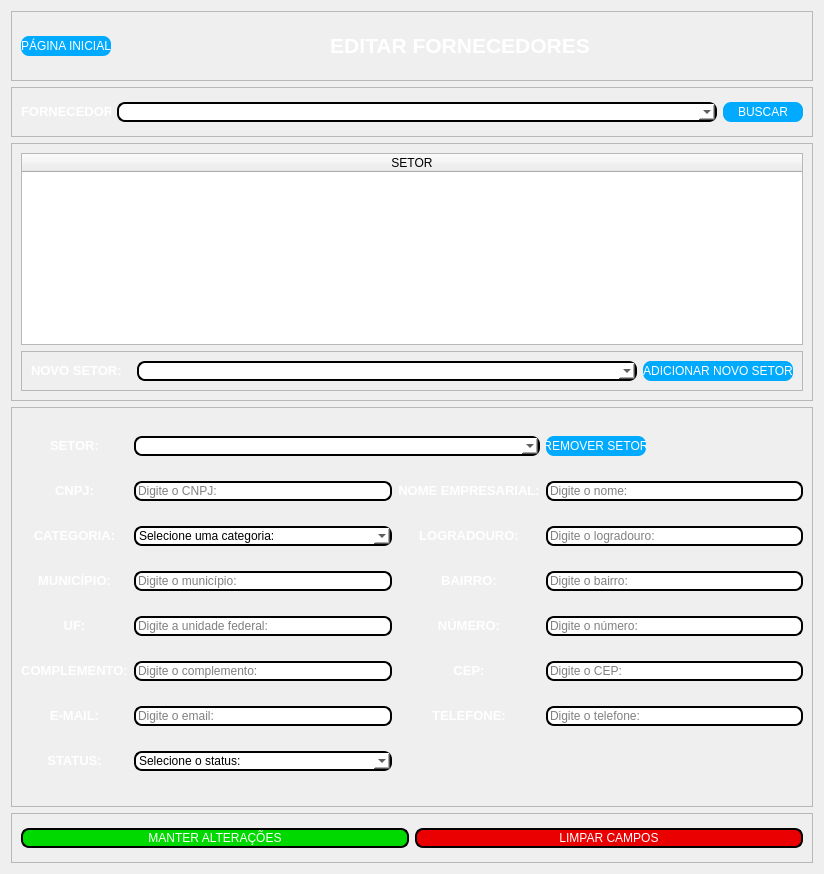
         <widget class="QWidget" name="page_2">
          <layout class="QVBoxLayout" name="verticalLayout_11">
           <item>
            <widget class="QFrame" name="frame_3">
             <property name="styleSheet">
              <string notr="true"/>
             </property>
             <property name="frameShape">
              <enum>QFrame::StyledPanel</enum>
             </property>
             <property name="frameShadow">
              <enum>QFrame::Raised</enum>
             </property>
             <layout class="QHBoxLayout" name="horizontalLayout_5">
              <item>
               <widget class="QPushButton" name="btn_edit_forn_pg_inicial">
                <property name="minimumSize">
                 <size>
                  <width>0</width>
                  <height>20</height>
                 </size>
                </property>
                <property name="maximumSize">
                 <size>
                  <width>90</width>
                  <height>16777215</height>
                 </size>
                </property>
                <property name="styleSheet">
                 <string notr="true">background-color: rgb(0, 170, 255);
color: rgb(255, 255, 255);
border-radius: 8px;
border: 0px;</string>
                </property>
                <property name="text">
                 <string>PÁGINA INICIAL</string>
                </property>
               </widget>
              </item>
              <item>
               <widget class="QLabel" name="lbl_edit_forn_titulo">
                <property name="minimumSize">
                 <size>
                  <width>0</width>
                  <height>50</height>
                 </size>
                </property>
                <property name="maximumSize">
                 <size>
                  <width>16777215</width>
                  <height>16777215</height>
                 </size>
                </property>
                <property name="styleSheet">
                 <string notr="true">border: 0px</string>
                </property>
                <property name="text">
                 <string>&lt;html&gt;&lt;head/&gt;&lt;body&gt;&lt;p align=&quot;center&quot;&gt;&lt;span style=&quot; font-size:16pt; font-weight:600; color:#ffffff;&quot;&gt;EDITAR FORNECEDORES&lt;/span&gt;&lt;/p&gt;&lt;/body&gt;&lt;/html&gt;</string>
                </property>
               </widget>
              </item>
             </layout>
            </widget>
           </item>
           <item>
            <widget class="QFrame" name="frame_edit_forn_forn">
             <property name="minimumSize">
              <size>
               <width>0</width>
               <height>50</height>
              </size>
             </property>
             <property name="styleSheet">
              <string notr="true"/>
             </property>
             <property name="frameShape">
              <enum>QFrame::StyledPanel</enum>
             </property>
             <property name="frameShadow">
              <enum>QFrame::Raised</enum>
             </property>
             <layout class="QHBoxLayout" name="horizontalLayout_13">
              <item>
               <widget class="QLabel" name="lbl_edit_forn_forn">
                <property name="minimumSize">
                 <size>
                  <width>90</width>
                  <height>0</height>
                 </size>
                </property>
                <property name="maximumSize">
                 <size>
                  <width>90</width>
                  <height>16777215</height>
                 </size>
                </property>
                <property name="styleSheet">
                 <string notr="true">border: 0px</string>
                </property>
                <property name="text">
                 <string>&lt;html&gt;&lt;head/&gt;&lt;body&gt;&lt;p&gt;&lt;span style=&quot; font-size:10pt; font-weight:600; color:#ffffff;&quot;&gt;FORNECEDOR:&lt;/span&gt;&lt;/p&gt;&lt;/body&gt;&lt;/html&gt;</string>
                </property>
               </widget>
              </item>
              <item>
               <widget class="QComboBox" name="box_edit_forn_forn">
                <property name="minimumSize">
                 <size>
                  <width>600</width>
                  <height>0</height>
                 </size>
                </property>
                <property name="styleSheet">
                 <string notr="true">background-color: rgb(255, 255, 255);
border-radius: 8px;
border: 2px solid black</string>
                </property>
               </widget>
              </item>
              <item>
               <widget class="QPushButton" name="btn_edit_forn_busca">
                <property name="minimumSize">
                 <size>
                  <width>80</width>
                  <height>20</height>
                 </size>
                </property>
                <property name="maximumSize">
                 <size>
                  <width>100</width>
                  <height>16777215</height>
                 </size>
                </property>
                <property name="styleSheet">
                 <string notr="true">background-color: rgb(0, 170, 255);
color: rgb(255, 255, 255);
border-radius: 8px;
border: 0px;</string>
                </property>
                <property name="text">
                 <string>BUSCAR</string>
                </property>
               </widget>
              </item>
             </layout>
            </widget>
           </item>
           <item>
            <widget class="QFrame" name="frame_edit_forn_novo_setor">
             <property name="minimumSize">
              <size>
               <width>0</width>
               <height>50</height>
              </size>
             </property>
             <property name="styleSheet">
              <string notr="true"/>
             </property>
             <property name="frameShape">
              <enum>QFrame::StyledPanel</enum>
             </property>
             <property name="frameShadow">
              <enum>QFrame::Raised</enum>
             </property>
             <layout class="QVBoxLayout" name="verticalLayout_8">
              <item>
               <widget class="QTableWidget" name="table_edit_forn_novo_setor">
                <property name="styleSheet">
                 <string notr="true">QTableWidget::item {
	color:white;
}</string>
                </property>
                <attribute name="horizontalHeaderStretchLastSection">
                 <bool>true</bool>
                </attribute>
                <attribute name="verticalHeaderVisible">
                 <bool>false</bool>
                </attribute>
                <column>
                 <property name="text">
                  <string>SETOR</string>
                 </property>
                </column>
               </widget>
              </item>
              <item>
               <widget class="QFrame" name="frame_edit_forn_novo_setor_acrtion">
                <property name="frameShape">
                 <enum>QFrame::StyledPanel</enum>
                </property>
                <property name="frameShadow">
                 <enum>QFrame::Raised</enum>
                </property>
                <layout class="QHBoxLayout" name="horizontalLayout_14">
                 <item>
                  <widget class="QLabel" name="lbl_edit_forn_novo_setor">
                   <property name="maximumSize">
                    <size>
                     <width>100</width>
                     <height>16777215</height>
                    </size>
                   </property>
                   <property name="styleSheet">
                    <string notr="true">border: opx</string>
                   </property>
                   <property name="text">
                    <string>&lt;html&gt;&lt;head/&gt;&lt;body&gt;&lt;p&gt;&lt;span style=&quot; font-size:10pt; font-weight:600; color:#ffffff;&quot;&gt;NOVO SETOR:&lt;/span&gt;&lt;/p&gt;&lt;/body&gt;&lt;/html&gt;</string>
                   </property>
                  </widget>
                 </item>
                 <item>
                  <widget class="QComboBox" name="box_edit_forn_novo_setor">
                   <property name="minimumSize">
                    <size>
                     <width>500</width>
                     <height>0</height>
                    </size>
                   </property>
                   <property name="styleSheet">
                    <string notr="true">background-color: rgb(255, 255, 255);
border-radius: 8px;
border: 2px solid black</string>
                   </property>
                  </widget>
                 </item>
                 <item>
                  <widget class="QPushButton" name="btn_edit_forn_novo_setor">
                   <property name="minimumSize">
                    <size>
                     <width>0</width>
                     <height>20</height>
                    </size>
                   </property>
                   <property name="maximumSize">
                    <size>
                     <width>150</width>
                     <height>16777215</height>
                    </size>
                   </property>
                   <property name="styleSheet">
                    <string notr="true">background-color: rgb(0, 170, 255);
color: rgb(255, 255, 255);
border-radius: 8px;
border: 0px;</string>
                   </property>
                   <property name="text">
                    <string>ADICIONAR NOVO SETOR</string>
                   </property>
                  </widget>
                 </item>
                </layout>
               </widget>
              </item>
             </layout>
            </widget>
           </item>
           <item>
            <widget class="QFrame" name="frame_edit_forn_info">
             <property name="minimumSize">
              <size>
               <width>0</width>
               <height>400</height>
              </size>
             </property>
             <property name="styleSheet">
              <string notr="true"/>
             </property>
             <property name="frameShape">
              <enum>QFrame::StyledPanel</enum>
             </property>
             <property name="frameShadow">
              <enum>QFrame::Raised</enum>
             </property>
             <layout class="QGridLayout" name="gridLayout_5">
              <item row="1" column="3">
               <widget class="QLabel" name="lbl_edit_forn_nome">
                <property name="styleSheet">
                 <string notr="true">border: 0px;</string>
                </property>
                <property name="text">
                 <string>&lt;html&gt;&lt;head/&gt;&lt;body&gt;&lt;p align=&quot;center&quot;&gt;&lt;span style=&quot; font-size:10pt; font-weight:600; color:#ffffff;&quot;&gt;NOME EMPRESARIAL:&lt;/span&gt;&lt;/p&gt;&lt;/body&gt;&lt;/html&gt;</string>
                </property>
               </widget>
              </item>
              <item row="1" column="0">
               <widget class="QLabel" name="lbl_edit_forn_cnpj">
                <property name="styleSheet">
                 <string notr="true">border: 0px;</string>
                </property>
                <property name="text">
                 <string>&lt;html&gt;&lt;head/&gt;&lt;body&gt;&lt;p align=&quot;center&quot;&gt;&lt;span style=&quot; font-size:10pt; font-weight:600; color:#ffffff;&quot;&gt;CNPJ:&lt;/span&gt;&lt;/p&gt;&lt;/body&gt;&lt;/html&gt;</string>
                </property>
               </widget>
              </item>
              <item row="1" column="2">
               <widget class="QLineEdit" name="edit_edit_forn_cnpj">
                <property name="styleSheet">
                 <string notr="true">background-color: rgb(255, 255, 255);
border-radius: 8px;
border: 2px solid black</string>
                </property>
                <property name="placeholderText">
                 <string>Digite o CNPJ:</string>
                </property>
               </widget>
              </item>
              <item row="0" column="2" colspan="2">
               <widget class="QComboBox" name="box_edit_forn_setor">
                <property name="styleSheet">
                 <string notr="true">background-color: rgb(255, 255, 255);
border-radius: 8px;
border: 2px solid black</string>
                </property>
               </widget>
              </item>
              <item row="0" column="4">
               <widget class="QPushButton" name="btn_edit_forn_remove_setor">
                <property name="minimumSize">
                 <size>
                  <width>0</width>
                  <height>20</height>
                 </size>
                </property>
                <property name="maximumSize">
                 <size>
                  <width>100</width>
                  <height>16777215</height>
                 </size>
                </property>
                <property name="styleSheet">
                 <string notr="true">background-color: rgb(0, 170, 255);
color: rgb(255, 255, 255);
border-radius: 8px;
border: 0px;</string>
                </property>
                <property name="text">
                 <string>REMOVER SETOR</string>
                </property>
               </widget>
              </item>
              <item row="0" column="0">
               <widget class="QLabel" name="lbl_edit_forn_setor">
                <property name="minimumSize">
                 <size>
                  <width>0</width>
                  <height>0</height>
                 </size>
                </property>
                <property name="styleSheet">
                 <string notr="true">border: 0px;</string>
                </property>
                <property name="text">
                 <string>&lt;html&gt;&lt;head/&gt;&lt;body&gt;&lt;p align=&quot;center&quot;&gt;&lt;span style=&quot; font-size:10pt; font-weight:600; color:#ffffff;&quot;&gt;SETOR:&lt;/span&gt;&lt;/p&gt;&lt;/body&gt;&lt;/html&gt;</string>
                </property>
               </widget>
              </item>
              <item row="2" column="2">
               <widget class="QComboBox" name="box_edit_forn_categoria">
                <property name="styleSheet">
                 <string notr="true">background-color: rgb(255, 255, 255);
border-radius: 8px;
border: 2px solid black</string>
                </property>
                <item>
                 <property name="text">
                  <string>Selecione uma categoria:</string>
                 </property>
                </item>
                <item>
                 <property name="text">
                  <string>MECANICA</string>
                 </property>
                </item>
                <item>
                 <property name="text">
                  <string>PINTURA</string>
                 </property>
                </item>
                <item>
                 <property name="text">
                  <string>SIDERURGICA</string>
                 </property>
                </item>
                <item>
                 <property name="text">
                  <string>ABASTECIMENTO</string>
                 </property>
                </item>
                <item>
                 <property name="text">
                  <string>LIMPEZA</string>
                 </property>
                </item>
                <item>
                 <property name="text">
                  <string>ADMINISTRATIVO</string>
                 </property>
                </item>
               </widget>
              </item>
              <item row="1" column="4">
               <widget class="QLineEdit" name="edit_edit_forn_nome">
                <property name="styleSheet">
                 <string notr="true">background-color: rgb(255, 255, 255);
border-radius: 8px;
border: 2px solid black</string>
                </property>
                <property name="placeholderText">
                 <string>Digite o nome:</string>
                </property>
               </widget>
              </item>
              <item row="2" column="0">
               <widget class="QLabel" name="lbl_edit_forn_categoria">
                <property name="styleSheet">
                 <string notr="true">border: 0px;</string>
                </property>
                <property name="text">
                 <string>&lt;html&gt;&lt;head/&gt;&lt;body&gt;&lt;p align=&quot;center&quot;&gt;&lt;span style=&quot; font-size:10pt; font-weight:600; color:#ffffff;&quot;&gt;CATEGORIA:&lt;/span&gt;&lt;/p&gt;&lt;/body&gt;&lt;/html&gt;</string>
                </property>
               </widget>
              </item>
              <item row="2" column="3">
               <widget class="QLabel" name="lbl_edit_forn_logradouro">
                <property name="styleSheet">
                 <string notr="true">border: 0px;</string>
                </property>
                <property name="text">
                 <string>&lt;html&gt;&lt;head/&gt;&lt;body&gt;&lt;p align=&quot;center&quot;&gt;&lt;span style=&quot; font-size:10pt; font-weight:600; color:#ffffff;&quot;&gt;LOGRADOURO:&lt;/span&gt;&lt;/p&gt;&lt;/body&gt;&lt;/html&gt;</string>
                </property>
               </widget>
              </item>
              <item row="3" column="0">
               <widget class="QLabel" name="lbl_edit_forn_municipio">
                <property name="styleSheet">
                 <string notr="true">border: 0px;</string>
                </property>
                <property name="text">
                 <string>&lt;html&gt;&lt;head/&gt;&lt;body&gt;&lt;p align=&quot;center&quot;&gt;&lt;span style=&quot; font-size:10pt; font-weight:600; color:#ffffff;&quot;&gt;MUNICÍPIO:&lt;/span&gt;&lt;/p&gt;&lt;/body&gt;&lt;/html&gt;</string>
                </property>
               </widget>
              </item>
              <item row="3" column="2">
               <widget class="QLineEdit" name="edit_edit_forn_municipio">
                <property name="styleSheet">
                 <string notr="true">background-color: rgb(255, 255, 255);
border-radius: 8px;
border: 2px solid black</string>
                </property>
                <property name="placeholderText">
                 <string>Digite o município:</string>
                </property>
               </widget>
              </item>
              <item row="2" column="4">
               <widget class="QLineEdit" name="edit_edit_forn_logradouro">
                <property name="styleSheet">
                 <string notr="true">background-color: rgb(255, 255, 255);
border-radius: 8px;
border: 2px solid black</string>
                </property>
                <property name="placeholderText">
                 <string>Digite o logradouro:</string>
                </property>
               </widget>
              </item>
              <item row="4" column="0">
               <widget class="QLabel" name="lbl_edit_forn_uf">
                <property name="styleSheet">
                 <string notr="true">border: 0px;</string>
                </property>
                <property name="text">
                 <string>&lt;html&gt;&lt;head/&gt;&lt;body&gt;&lt;p align=&quot;center&quot;&gt;&lt;span style=&quot; font-size:10pt; font-weight:600; color:#ffffff;&quot;&gt;UF:&lt;/span&gt;&lt;/p&gt;&lt;/body&gt;&lt;/html&gt;</string>
                </property>
               </widget>
              </item>
              <item row="3" column="4">
               <widget class="QLineEdit" name="edit_edit_forn_bairro">
                <property name="styleSheet">
                 <string notr="true">background-color: rgb(255, 255, 255);
border-radius: 8px;
border: 2px solid black</string>
                </property>
                <property name="placeholderText">
                 <string>Digite o bairro:</string>
                </property>
               </widget>
              </item>
              <item row="3" column="3">
               <widget class="QLabel" name="lbl_edit_forn_bairro">
                <property name="styleSheet">
                 <string notr="true">border: 0px;</string>
                </property>
                <property name="text">
                 <string>&lt;html&gt;&lt;head/&gt;&lt;body&gt;&lt;p align=&quot;center&quot;&gt;&lt;span style=&quot; font-size:10pt; font-weight:600; color:#ffffff;&quot;&gt;BAIRRO:&lt;/span&gt;&lt;/p&gt;&lt;/body&gt;&lt;/html&gt;</string>
                </property>
               </widget>
              </item>
              <item row="4" column="2">
               <widget class="QLineEdit" name="edit_edit_forn_uf">
                <property name="styleSheet">
                 <string notr="true">background-color: rgb(255, 255, 255);
border-radius: 8px;
border: 2px solid black</string>
                </property>
                <property name="placeholderText">
                 <string>Digite a unidade federal:</string>
                </property>
               </widget>
              </item>
              <item row="4" column="4">
               <widget class="QLineEdit" name="edit_edit_forn_num">
                <property name="styleSheet">
                 <string notr="true">background-color: rgb(255, 255, 255);
border-radius: 8px;
border: 2px solid black</string>
                </property>
                <property name="placeholderText">
                 <string>Digite o número:</string>
                </property>
               </widget>
              </item>
              <item row="4" column="3">
               <widget class="QLabel" name="lbl_edit_forn_num">
                <property name="styleSheet">
                 <string notr="true">border: 0px;</string>
                </property>
                <property name="text">
                 <string>&lt;html&gt;&lt;head/&gt;&lt;body&gt;&lt;p align=&quot;center&quot;&gt;&lt;span style=&quot; font-size:10pt; font-weight:600; color:#ffffff;&quot;&gt;NÚMERO:&lt;/span&gt;&lt;/p&gt;&lt;/body&gt;&lt;/html&gt;</string>
                </property>
               </widget>
              </item>
              <item row="5" column="0">
               <widget class="QLabel" name="lbl_edit_forn_complemento">
                <property name="styleSheet">
                 <string notr="true">border: 0px;</string>
                </property>
                <property name="text">
                 <string>&lt;html&gt;&lt;head/&gt;&lt;body&gt;&lt;p align=&quot;center&quot;&gt;&lt;span style=&quot; font-size:10pt; font-weight:600; color:#ffffff;&quot;&gt;COMPLEMENTO:&lt;/span&gt;&lt;/p&gt;&lt;/body&gt;&lt;/html&gt;</string>
                </property>
               </widget>
              </item>
              <item row="5" column="2">
               <widget class="QLineEdit" name="edit_edit_forn_complemento">
                <property name="styleSheet">
                 <string notr="true">background-color: rgb(255, 255, 255);
border-radius: 8px;
border: 2px solid black</string>
                </property>
                <property name="placeholderText">
                 <string>Digite o complemento:</string>
                </property>
               </widget>
              </item>
              <item row="5" column="3">
               <widget class="QLabel" name="lbl_edit_forn_cep">
                <property name="styleSheet">
                 <string notr="true">border: 0px;</string>
                </property>
                <property name="text">
                 <string>&lt;html&gt;&lt;head/&gt;&lt;body&gt;&lt;p align=&quot;center&quot;&gt;&lt;span style=&quot; font-size:10pt; font-weight:600; color:#ffffff;&quot;&gt;CEP:&lt;/span&gt;&lt;/p&gt;&lt;/body&gt;&lt;/html&gt;</string>
                </property>
               </widget>
              </item>
              <item row="5" column="4">
               <widget class="QLineEdit" name="edit_edit_forn_cep">
                <property name="styleSheet">
                 <string notr="true">background-color: rgb(255, 255, 255);
border-radius: 8px;
border: 2px solid black</string>
                </property>
                <property name="placeholderText">
                 <string>Digite o CEP:</string>
                </property>
               </widget>
              </item>
              <item row="6" column="2">
               <widget class="QLineEdit" name="edit_edit_forn_email">
                <property name="styleSheet">
                 <string notr="true">background-color: rgb(255, 255, 255);
border-radius: 8px;
border: 2px solid black</string>
                </property>
                <property name="placeholderText">
                 <string>Digite o email:</string>
                </property>
               </widget>
              </item>
              <item row="6" column="0">
               <widget class="QLabel" name="lbl_edit_forn_email">
                <property name="styleSheet">
                 <string notr="true">border: 0px;</string>
                </property>
                <property name="text">
                 <string>&lt;html&gt;&lt;head/&gt;&lt;body&gt;&lt;p align=&quot;center&quot;&gt;&lt;span style=&quot; font-size:10pt; font-weight:600; color:#ffffff;&quot;&gt;E-MAIL:&lt;/span&gt;&lt;/p&gt;&lt;/body&gt;&lt;/html&gt;</string>
                </property>
               </widget>
              </item>
              <item row="6" column="3">
               <widget class="QLabel" name="lbl_edit_forn_tel">
                <property name="styleSheet">
                 <string notr="true">border: 0px;</string>
                </property>
                <property name="text">
                 <string>&lt;html&gt;&lt;head/&gt;&lt;body&gt;&lt;p align=&quot;center&quot;&gt;&lt;span style=&quot; font-size:10pt; font-weight:600; color:#ffffff;&quot;&gt;TELEFONE:&lt;/span&gt;&lt;/p&gt;&lt;/body&gt;&lt;/html&gt;</string>
                </property>
               </widget>
              </item>
              <item row="6" column="4">
               <widget class="QLineEdit" name="edit_edit_forn_tel">
                <property name="styleSheet">
                 <string notr="true">background-color: rgb(255, 255, 255);
border-radius: 8px;
border: 2px solid black</string>
                </property>
                <property name="placeholderText">
                 <string>Digite o telefone:</string>
                </property>
               </widget>
              </item>
              <item row="7" column="0">
               <widget class="QLabel" name="lbl_edit_forn_status">
                <property name="styleSheet">
                 <string notr="true">border: 0px;</string>
                </property>
                <property name="text">
                 <string>&lt;html&gt;&lt;head/&gt;&lt;body&gt;&lt;p align=&quot;center&quot;&gt;&lt;span style=&quot; font-size:10pt; font-weight:600; color:#ffffff;&quot;&gt;STATUS:&lt;/span&gt;&lt;/p&gt;&lt;/body&gt;&lt;/html&gt;</string>
                </property>
               </widget>
              </item>
              <item row="7" column="2">
               <widget class="QComboBox" name="box_edit_forn_status">
                <property name="styleSheet">
                 <string notr="true">background-color: rgb(255, 255, 255);
border-radius: 8px;
border: 2px solid black</string>
                </property>
                <item>
                 <property name="text">
                  <string>Selecione o status:</string>
                 </property>
                </item>
                <item>
                 <property name="text">
                  <string>APTO</string>
                 </property>
                </item>
                <item>
                 <property name="text">
                  <string>SEM_DOCUMENTACAO</string>
                 </property>
                </item>
                <item>
                 <property name="text">
                  <string>NAO_APTO</string>
                 </property>
                </item>
               </widget>
              </item>
             </layout>
            </widget>
           </item>
           <item>
            <widget class="QFrame" name="frame_edit_forn_final_action">
             <property name="minimumSize">
              <size>
               <width>0</width>
               <height>50</height>
              </size>
             </property>
             <property name="styleSheet">
              <string notr="true"/>
             </property>
             <property name="frameShape">
              <enum>QFrame::StyledPanel</enum>
             </property>
             <property name="frameShadow">
              <enum>QFrame::Raised</enum>
             </property>
             <layout class="QHBoxLayout" name="horizontalLayout_15">
              <item>
               <widget class="QPushButton" name="btn_edit_forn_salvar">
                <property name="minimumSize">
                 <size>
                  <width>0</width>
                  <height>20</height>
                 </size>
                </property>
                <property name="styleSheet">
                 <string notr="true">color: rgb(255, 255, 255);
border-radius: 8px;
border: 2px solid black;
background-color: rgb(0, 217, 0);</string>
                </property>
                <property name="text">
                 <string>MANTER ALTERAÇÕES</string>
                </property>
               </widget>
              </item>
              <item>
               <widget class="QPushButton" name="btn_edit_forn_limpar">
                <property name="minimumSize">
                 <size>
                  <width>0</width>
                  <height>20</height>
                 </size>
                </property>
                <property name="styleSheet">
                 <string notr="true">color: rgb(255, 255, 255);
border-radius: 8px;
border: 2px solid black;
background-color: rgb(234, 0, 0);</string>
                </property>
                <property name="text">
                 <string>LIMPAR CAMPOS</string>
                </property>
               </widget>
              </item>
             </layout>
            </widget>
           </item>
          </layout>
         </widget>
